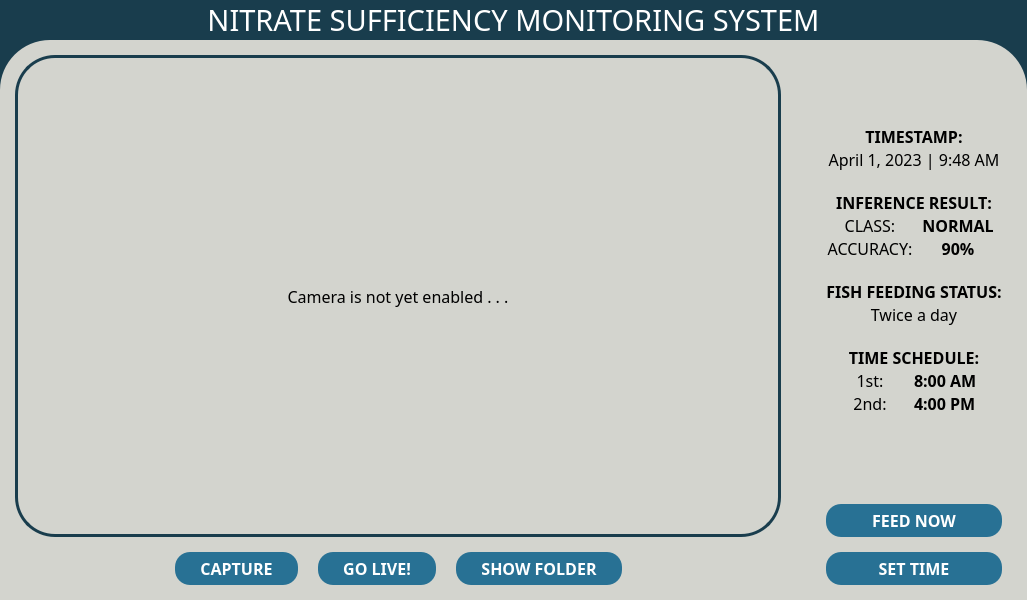
<?xml version="1.0" encoding="UTF-8"?>
<ui version="4.0">
 <class>MainWindow</class>
 <widget class="QMainWindow" name="MainWindow">
  <property name="enabled">
   <bool>true</bool>
  </property>
  <property name="geometry">
   <rect>
    <x>0</x>
    <y>0</y>
    <width>1027</width>
    <height>600</height>
   </rect>
  </property>
  <property name="windowTitle">
   <string>Nutrient Sufficiency Monitoring System</string>
  </property>
  <property name="styleSheet">
   <string notr="true">*{
	background-color: rgb(25, 61, 77);
}</string>
  </property>
  <widget class="QWidget" name="centralwidget">
   <layout class="QVBoxLayout" name="verticalLayout" stretch="0,0">
    <property name="spacing">
     <number>0</number>
    </property>
    <property name="leftMargin">
     <number>0</number>
    </property>
    <property name="topMargin">
     <number>0</number>
    </property>
    <property name="rightMargin">
     <number>0</number>
    </property>
    <property name="bottomMargin">
     <number>0</number>
    </property>
    <item>
     <widget class="QLabel" name="appTitle">
      <property name="sizePolicy">
       <sizepolicy hsizetype="Preferred" vsizetype="Preferred">
        <horstretch>0</horstretch>
        <verstretch>0</verstretch>
       </sizepolicy>
      </property>
      <property name="palette">
       <palette>
        <active>
         <colorrole role="WindowText">
          <brush brushstyle="SolidPattern">
           <color alpha="255">
            <red>255</red>
            <green>255</green>
            <blue>255</blue>
           </color>
          </brush>
         </colorrole>
         <colorrole role="Button">
          <brush brushstyle="SolidPattern">
           <color alpha="0">
            <red>255</red>
            <green>255</green>
            <blue>255</blue>
           </color>
          </brush>
         </colorrole>
         <colorrole role="Text">
          <brush brushstyle="SolidPattern">
           <color alpha="255">
            <red>255</red>
            <green>255</green>
            <blue>255</blue>
           </color>
          </brush>
         </colorrole>
         <colorrole role="ButtonText">
          <brush brushstyle="SolidPattern">
           <color alpha="255">
            <red>255</red>
            <green>255</green>
            <blue>255</blue>
           </color>
          </brush>
         </colorrole>
         <colorrole role="Base">
          <brush brushstyle="SolidPattern">
           <color alpha="0">
            <red>255</red>
            <green>255</green>
            <blue>255</blue>
           </color>
          </brush>
         </colorrole>
         <colorrole role="Window">
          <brush brushstyle="SolidPattern">
           <color alpha="0">
            <red>255</red>
            <green>255</green>
            <blue>255</blue>
           </color>
          </brush>
         </colorrole>
         <colorrole role="PlaceholderText">
          <brush brushstyle="NoBrush">
           <color alpha="128">
            <red>255</red>
            <green>255</green>
            <blue>255</blue>
           </color>
          </brush>
         </colorrole>
        </active>
        <inactive>
         <colorrole role="WindowText">
          <brush brushstyle="SolidPattern">
           <color alpha="255">
            <red>255</red>
            <green>255</green>
            <blue>255</blue>
           </color>
          </brush>
         </colorrole>
         <colorrole role="Button">
          <brush brushstyle="SolidPattern">
           <color alpha="0">
            <red>255</red>
            <green>255</green>
            <blue>255</blue>
           </color>
          </brush>
         </colorrole>
         <colorrole role="Text">
          <brush brushstyle="SolidPattern">
           <color alpha="255">
            <red>255</red>
            <green>255</green>
            <blue>255</blue>
           </color>
          </brush>
         </colorrole>
         <colorrole role="ButtonText">
          <brush brushstyle="SolidPattern">
           <color alpha="255">
            <red>255</red>
            <green>255</green>
            <blue>255</blue>
           </color>
          </brush>
         </colorrole>
         <colorrole role="Base">
          <brush brushstyle="SolidPattern">
           <color alpha="0">
            <red>255</red>
            <green>255</green>
            <blue>255</blue>
           </color>
          </brush>
         </colorrole>
         <colorrole role="Window">
          <brush brushstyle="SolidPattern">
           <color alpha="0">
            <red>255</red>
            <green>255</green>
            <blue>255</blue>
           </color>
          </brush>
         </colorrole>
         <colorrole role="PlaceholderText">
          <brush brushstyle="NoBrush">
           <color alpha="128">
            <red>255</red>
            <green>255</green>
            <blue>255</blue>
           </color>
          </brush>
         </colorrole>
        </inactive>
        <disabled>
         <colorrole role="WindowText">
          <brush brushstyle="SolidPattern">
           <color alpha="255">
            <red>255</red>
            <green>255</green>
            <blue>255</blue>
           </color>
          </brush>
         </colorrole>
         <colorrole role="Button">
          <brush brushstyle="SolidPattern">
           <color alpha="0">
            <red>255</red>
            <green>255</green>
            <blue>255</blue>
           </color>
          </brush>
         </colorrole>
         <colorrole role="Text">
          <brush brushstyle="SolidPattern">
           <color alpha="255">
            <red>255</red>
            <green>255</green>
            <blue>255</blue>
           </color>
          </brush>
         </colorrole>
         <colorrole role="ButtonText">
          <brush brushstyle="SolidPattern">
           <color alpha="255">
            <red>255</red>
            <green>255</green>
            <blue>255</blue>
           </color>
          </brush>
         </colorrole>
         <colorrole role="Base">
          <brush brushstyle="SolidPattern">
           <color alpha="0">
            <red>255</red>
            <green>255</green>
            <blue>255</blue>
           </color>
          </brush>
         </colorrole>
         <colorrole role="Window">
          <brush brushstyle="SolidPattern">
           <color alpha="0">
            <red>255</red>
            <green>255</green>
            <blue>255</blue>
           </color>
          </brush>
         </colorrole>
         <colorrole role="PlaceholderText">
          <brush brushstyle="NoBrush">
           <color alpha="128">
            <red>255</red>
            <green>255</green>
            <blue>255</blue>
           </color>
          </brush>
         </colorrole>
        </disabled>
       </palette>
      </property>
      <property name="font">
       <font>
        <family>Poppins Medium</family>
        <pointsize>22</pointsize>
       </font>
      </property>
      <property name="autoFillBackground">
       <bool>false</bool>
      </property>
      <property name="styleSheet">
       <string notr="true">QLabel {
	background-color: rgba(255, 255, 255, 0);
	color: rgba(255, 255, 255, 255);
}</string>
      </property>
      <property name="text">
       <string>NITRATE SUFFICIENCY MONITORING SYSTEM</string>
      </property>
      <property name="alignment">
       <set>Qt::AlignCenter</set>
      </property>
     </widget>
    </item>
    <item>
     <widget class="QFrame" name="mainFrame">
      <property name="styleSheet">
       <string notr="true">QFrame {
	background-color: rgb(211, 212, 206);
	border-top-left-radius: 50px;
    border-top-right-radius: 50px;
}</string>
      </property>
      <property name="frameShape">
       <enum>QFrame::StyledPanel</enum>
      </property>
      <property name="frameShadow">
       <enum>QFrame::Raised</enum>
      </property>
      <layout class="QHBoxLayout" name="horizontalLayout" stretch="1,0,0">
       <property name="spacing">
        <number>5</number>
       </property>
       <property name="leftMargin">
        <number>15</number>
       </property>
       <property name="topMargin">
        <number>15</number>
       </property>
       <property name="rightMargin">
        <number>25</number>
       </property>
       <property name="bottomMargin">
        <number>15</number>
       </property>
       <item>
        <layout class="QVBoxLayout" name="cameraLayout" stretch="1,0">
         <property name="spacing">
          <number>15</number>
         </property>
         <item>
          <widget class="QLabel" name="cameraPreviewHolder">
           <property name="sizePolicy">
            <sizepolicy hsizetype="Preferred" vsizetype="Preferred">
             <horstretch>0</horstretch>
             <verstretch>0</verstretch>
            </sizepolicy>
           </property>
           <property name="palette">
            <palette>
             <active>
              <colorrole role="WindowText">
               <brush brushstyle="SolidPattern">
                <color alpha="255">
                 <red>0</red>
                 <green>0</green>
                 <blue>0</blue>
                </color>
               </brush>
              </colorrole>
              <colorrole role="Button">
               <brush brushstyle="SolidPattern">
                <color alpha="0">
                 <red>255</red>
                 <green>255</green>
                 <blue>255</blue>
                </color>
               </brush>
              </colorrole>
              <colorrole role="Text">
               <brush brushstyle="SolidPattern">
                <color alpha="255">
                 <red>0</red>
                 <green>0</green>
                 <blue>0</blue>
                </color>
               </brush>
              </colorrole>
              <colorrole role="ButtonText">
               <brush brushstyle="SolidPattern">
                <color alpha="255">
                 <red>0</red>
                 <green>0</green>
                 <blue>0</blue>
                </color>
               </brush>
              </colorrole>
              <colorrole role="Base">
               <brush brushstyle="SolidPattern">
                <color alpha="0">
                 <red>255</red>
                 <green>255</green>
                 <blue>255</blue>
                </color>
               </brush>
              </colorrole>
              <colorrole role="Window">
               <brush brushstyle="SolidPattern">
                <color alpha="0">
                 <red>255</red>
                 <green>255</green>
                 <blue>255</blue>
                </color>
               </brush>
              </colorrole>
              <colorrole role="PlaceholderText">
               <brush brushstyle="NoBrush">
                <color alpha="128">
                 <red>0</red>
                 <green>0</green>
                 <blue>0</blue>
                </color>
               </brush>
              </colorrole>
             </active>
             <inactive>
              <colorrole role="WindowText">
               <brush brushstyle="SolidPattern">
                <color alpha="255">
                 <red>0</red>
                 <green>0</green>
                 <blue>0</blue>
                </color>
               </brush>
              </colorrole>
              <colorrole role="Button">
               <brush brushstyle="SolidPattern">
                <color alpha="0">
                 <red>255</red>
                 <green>255</green>
                 <blue>255</blue>
                </color>
               </brush>
              </colorrole>
              <colorrole role="Text">
               <brush brushstyle="SolidPattern">
                <color alpha="255">
                 <red>0</red>
                 <green>0</green>
                 <blue>0</blue>
                </color>
               </brush>
              </colorrole>
              <colorrole role="ButtonText">
               <brush brushstyle="SolidPattern">
                <color alpha="255">
                 <red>0</red>
                 <green>0</green>
                 <blue>0</blue>
                </color>
               </brush>
              </colorrole>
              <colorrole role="Base">
               <brush brushstyle="SolidPattern">
                <color alpha="0">
                 <red>255</red>
                 <green>255</green>
                 <blue>255</blue>
                </color>
               </brush>
              </colorrole>
              <colorrole role="Window">
               <brush brushstyle="SolidPattern">
                <color alpha="0">
                 <red>255</red>
                 <green>255</green>
                 <blue>255</blue>
                </color>
               </brush>
              </colorrole>
              <colorrole role="PlaceholderText">
               <brush brushstyle="NoBrush">
                <color alpha="128">
                 <red>0</red>
                 <green>0</green>
                 <blue>0</blue>
                </color>
               </brush>
              </colorrole>
             </inactive>
             <disabled>
              <colorrole role="WindowText">
               <brush brushstyle="SolidPattern">
                <color alpha="255">
                 <red>0</red>
                 <green>0</green>
                 <blue>0</blue>
                </color>
               </brush>
              </colorrole>
              <colorrole role="Button">
               <brush brushstyle="SolidPattern">
                <color alpha="0">
                 <red>255</red>
                 <green>255</green>
                 <blue>255</blue>
                </color>
               </brush>
              </colorrole>
              <colorrole role="Text">
               <brush brushstyle="SolidPattern">
                <color alpha="255">
                 <red>0</red>
                 <green>0</green>
                 <blue>0</blue>
                </color>
               </brush>
              </colorrole>
              <colorrole role="ButtonText">
               <brush brushstyle="SolidPattern">
                <color alpha="255">
                 <red>0</red>
                 <green>0</green>
                 <blue>0</blue>
                </color>
               </brush>
              </colorrole>
              <colorrole role="Base">
               <brush brushstyle="SolidPattern">
                <color alpha="0">
                 <red>255</red>
                 <green>255</green>
                 <blue>255</blue>
                </color>
               </brush>
              </colorrole>
              <colorrole role="Window">
               <brush brushstyle="SolidPattern">
                <color alpha="0">
                 <red>255</red>
                 <green>255</green>
                 <blue>255</blue>
                </color>
               </brush>
              </colorrole>
              <colorrole role="PlaceholderText">
               <brush brushstyle="NoBrush">
                <color alpha="128">
                 <red>0</red>
                 <green>0</green>
                 <blue>0</blue>
                </color>
               </brush>
              </colorrole>
             </disabled>
            </palette>
           </property>
           <property name="font">
            <font>
             <family>Poppins Medium</family>
             <pointsize>12</pointsize>
            </font>
           </property>
           <property name="autoFillBackground">
            <bool>false</bool>
           </property>
           <property name="styleSheet">
            <string notr="true">QLabel {
	background-color: rgba(255, 255, 255, 0);
	color: rgba(0, 0, 0, 255);
	border: 3px solid rgb(25, 61, 77);
	border-radius: 40px;
}</string>
           </property>
           <property name="frameShape">
            <enum>QFrame::Box</enum>
           </property>
           <property name="frameShadow">
            <enum>QFrame::Plain</enum>
           </property>
           <property name="lineWidth">
            <number>1</number>
           </property>
           <property name="text">
            <string>Camera is not yet enabled . . .</string>
           </property>
           <property name="alignment">
            <set>Qt::AlignCenter</set>
           </property>
          </widget>
         </item>
         <item>
          <layout class="QHBoxLayout" name="horizontalLayout_3">
           <property name="spacing">
            <number>20</number>
           </property>
           <item>
            <spacer name="leftSpacer">
             <property name="orientation">
              <enum>Qt::Horizontal</enum>
             </property>
             <property name="sizeType">
              <enum>QSizePolicy::Expanding</enum>
             </property>
             <property name="sizeHint" stdset="0">
              <size>
               <width>40</width>
               <height>20</height>
              </size>
             </property>
            </spacer>
           </item>
           <item>
            <widget class="QPushButton" name="captureBtn">
             <property name="font">
              <font>
               <family>Poppins</family>
               <pointsize>12</pointsize>
               <weight>75</weight>
               <bold>true</bold>
              </font>
             </property>
             <property name="styleSheet">
              <string notr="true">QPushButton {
    background-color: #287194;
    color: white;
    border-radius: 15px;
    border: none;
    padding: 5px 25px;
}

QPushButton:hover {
    background-color: #1F5773;
}

QPushButton:pressed {
    background-color: #193D4D;
}</string>
             </property>
             <property name="text">
              <string>CAPTURE</string>
             </property>
            </widget>
           </item>
           <item>
            <widget class="QPushButton" name="liveFeedBtn">
             <property name="font">
              <font>
               <family>Poppins</family>
               <pointsize>12</pointsize>
               <weight>75</weight>
               <bold>true</bold>
              </font>
             </property>
             <property name="styleSheet">
              <string notr="true">QPushButton {
    background-color: #287194;
    color: white;
    border-radius: 15px;
    border: none;
    padding: 5px 25px;
}

QPushButton:hover {
    background-color: #1F5773;
}

QPushButton:pressed {
    background-color: #193D4D;
}</string>
             </property>
             <property name="text">
              <string>GO LIVE!</string>
             </property>
            </widget>
           </item>
           <item>
            <widget class="QPushButton" name="showFolderBtn">
             <property name="font">
              <font>
               <family>Poppins</family>
               <pointsize>12</pointsize>
               <weight>75</weight>
               <bold>true</bold>
              </font>
             </property>
             <property name="styleSheet">
              <string notr="true">QPushButton {
    background-color: #287194;
    color: white;
    border-radius: 15px;
    border: none;
    padding: 5px 25px;
}

QPushButton:hover {
    background-color: #1F5773;
}

QPushButton:pressed {
    background-color: #193D4D;
}</string>
             </property>
             <property name="text">
              <string>SHOW FOLDER</string>
             </property>
            </widget>
           </item>
           <item>
            <spacer name="rightSpacer">
             <property name="orientation">
              <enum>Qt::Horizontal</enum>
             </property>
             <property name="sizeHint" stdset="0">
              <size>
               <width>40</width>
               <height>20</height>
              </size>
             </property>
            </spacer>
           </item>
          </layout>
         </item>
        </layout>
       </item>
       <item>
        <spacer name="horizontalSpacer">
         <property name="orientation">
          <enum>Qt::Horizontal</enum>
         </property>
         <property name="sizeHint" stdset="0">
          <size>
           <width>40</width>
           <height>20</height>
          </size>
         </property>
        </spacer>
       </item>
       <item>
        <layout class="QVBoxLayout" name="fishFeederLayout">
         <property name="spacing">
          <number>20</number>
         </property>
         <item>
          <spacer name="verticalSpacer_2">
           <property name="orientation">
            <enum>Qt::Vertical</enum>
           </property>
           <property name="sizeHint" stdset="0">
            <size>
             <width>20</width>
             <height>40</height>
            </size>
           </property>
          </spacer>
         </item>
         <item>
          <layout class="QVBoxLayout" name="currentTimeLayout">
           <property name="spacing">
            <number>0</number>
           </property>
           <item>
            <widget class="QLabel" name="currentTimeTitle">
             <property name="font">
              <font>
               <family>Poppins</family>
               <pointsize>12</pointsize>
               <weight>75</weight>
               <bold>true</bold>
              </font>
             </property>
             <property name="text">
              <string>TIMESTAMP:</string>
             </property>
             <property name="alignment">
              <set>Qt::AlignCenter</set>
             </property>
            </widget>
           </item>
           <item>
            <widget class="QLabel" name="currentTimeLabel">
             <property name="font">
              <font>
               <family>Poppins</family>
               <pointsize>12</pointsize>
              </font>
             </property>
             <property name="text">
              <string>April 1, 2023 | 9:48 AM</string>
             </property>
             <property name="alignment">
              <set>Qt::AlignCenter</set>
             </property>
            </widget>
           </item>
          </layout>
         </item>
         <item>
          <layout class="QVBoxLayout" name="inferenceResultLayout">
           <property name="spacing">
            <number>0</number>
           </property>
           <item>
            <widget class="QLabel" name="inferenceResultTitle">
             <property name="font">
              <font>
               <family>Poppins</family>
               <pointsize>12</pointsize>
               <weight>75</weight>
               <bold>true</bold>
              </font>
             </property>
             <property name="text">
              <string>INFERENCE RESULT:</string>
             </property>
             <property name="alignment">
              <set>Qt::AlignCenter</set>
             </property>
            </widget>
           </item>
           <item>
            <layout class="QHBoxLayout" name="horizontalLayout_5">
             <item>
              <widget class="QLabel" name="classTitle">
               <property name="font">
                <font>
                 <family>Poppins</family>
                 <pointsize>12</pointsize>
                </font>
               </property>
               <property name="text">
                <string>CLASS:</string>
               </property>
               <property name="alignment">
                <set>Qt::AlignCenter</set>
               </property>
              </widget>
             </item>
             <item>
              <widget class="QLabel" name="classificationResultLabel">
               <property name="font">
                <font>
                 <family>Poppins</family>
                 <pointsize>12</pointsize>
                 <weight>75</weight>
                 <bold>true</bold>
                </font>
               </property>
               <property name="text">
                <string>NORMAL</string>
               </property>
               <property name="alignment">
                <set>Qt::AlignCenter</set>
               </property>
              </widget>
             </item>
            </layout>
           </item>
           <item>
            <layout class="QHBoxLayout" name="horizontalLayout_4">
             <item>
              <widget class="QLabel" name="accuracyTitle">
               <property name="font">
                <font>
                 <family>Poppins</family>
                 <pointsize>12</pointsize>
                </font>
               </property>
               <property name="text">
                <string>ACCURACY:</string>
               </property>
               <property name="alignment">
                <set>Qt::AlignCenter</set>
               </property>
              </widget>
             </item>
             <item>
              <widget class="QLabel" name="accuracyResult">
               <property name="font">
                <font>
                 <family>Poppins</family>
                 <pointsize>12</pointsize>
                 <weight>75</weight>
                 <bold>true</bold>
                </font>
               </property>
               <property name="text">
                <string>90%</string>
               </property>
               <property name="alignment">
                <set>Qt::AlignCenter</set>
               </property>
              </widget>
             </item>
            </layout>
           </item>
          </layout>
         </item>
         <item>
          <layout class="QVBoxLayout" name="fishFeedingStatusLayout">
           <property name="spacing">
            <number>0</number>
           </property>
           <item>
            <widget class="QLabel" name="fishFeedingStatusTitle">
             <property name="font">
              <font>
               <family>Poppins</family>
               <pointsize>12</pointsize>
               <weight>75</weight>
               <bold>true</bold>
              </font>
             </property>
             <property name="text">
              <string>FISH FEEDING STATUS:</string>
             </property>
             <property name="alignment">
              <set>Qt::AlignCenter</set>
             </property>
            </widget>
           </item>
           <item>
            <widget class="QLabel" name="fishFeedingStatusResult">
             <property name="font">
              <font>
               <family>Poppins</family>
               <pointsize>12</pointsize>
              </font>
             </property>
             <property name="text">
              <string>Twice a day</string>
             </property>
             <property name="alignment">
              <set>Qt::AlignCenter</set>
             </property>
            </widget>
           </item>
          </layout>
         </item>
         <item>
          <layout class="QVBoxLayout" name="timeScheduleLayout">
           <property name="spacing">
            <number>0</number>
           </property>
           <item>
            <widget class="QLabel" name="timeScheduleTitle">
             <property name="font">
              <font>
               <family>Poppins</family>
               <pointsize>12</pointsize>
               <weight>75</weight>
               <bold>true</bold>
              </font>
             </property>
             <property name="text">
              <string>TIME SCHEDULE:</string>
             </property>
             <property name="alignment">
              <set>Qt::AlignCenter</set>
             </property>
            </widget>
           </item>
           <item>
            <layout class="QHBoxLayout" name="horizontalLayout_7">
             <item>
              <widget class="QLabel" name="firstSchedTitle">
               <property name="font">
                <font>
                 <family>Poppins</family>
                 <pointsize>12</pointsize>
                </font>
               </property>
               <property name="text">
                <string>1st:</string>
               </property>
               <property name="alignment">
                <set>Qt::AlignCenter</set>
               </property>
              </widget>
             </item>
             <item>
              <widget class="QLabel" name="firstSchedResult">
               <property name="font">
                <font>
                 <family>Poppins</family>
                 <pointsize>12</pointsize>
                 <weight>75</weight>
                 <bold>true</bold>
                </font>
               </property>
               <property name="text">
                <string>8:00 AM</string>
               </property>
               <property name="alignment">
                <set>Qt::AlignLeading|Qt::AlignLeft|Qt::AlignVCenter</set>
               </property>
              </widget>
             </item>
            </layout>
           </item>
           <item>
            <layout class="QHBoxLayout" name="horizontalLayout_6">
             <item>
              <widget class="QLabel" name="secondSchedTitle">
               <property name="font">
                <font>
                 <family>Poppins</family>
                 <pointsize>12</pointsize>
                </font>
               </property>
               <property name="text">
                <string>2nd:</string>
               </property>
               <property name="alignment">
                <set>Qt::AlignCenter</set>
               </property>
              </widget>
             </item>
             <item>
              <widget class="QLabel" name="secondSchedResult">
               <property name="font">
                <font>
                 <family>Poppins</family>
                 <pointsize>12</pointsize>
                 <weight>75</weight>
                 <bold>true</bold>
                </font>
               </property>
               <property name="text">
                <string>4:00 PM</string>
               </property>
               <property name="alignment">
                <set>Qt::AlignLeading|Qt::AlignLeft|Qt::AlignVCenter</set>
               </property>
              </widget>
             </item>
            </layout>
           </item>
          </layout>
         </item>
         <item>
          <spacer name="verticalSpacer">
           <property name="orientation">
            <enum>Qt::Vertical</enum>
           </property>
           <property name="sizeHint" stdset="0">
            <size>
             <width>20</width>
             <height>40</height>
            </size>
           </property>
          </spacer>
         </item>
         <item>
          <layout class="QVBoxLayout" name="feedingSchedBtns">
           <property name="spacing">
            <number>15</number>
           </property>
           <item>
            <widget class="QPushButton" name="feedNowBtn">
             <property name="font">
              <font>
               <family>Poppins</family>
               <pointsize>12</pointsize>
               <weight>75</weight>
               <bold>true</bold>
              </font>
             </property>
             <property name="styleSheet">
              <string notr="true">QPushButton {
    background-color: #287194;
    color: white;
    border-radius: 15px;
    border: none;
    padding: 5px 25px;
}

QPushButton:hover {
    background-color: #1F5773;
}

QPushButton:pressed {
    background-color: #193D4D;
}</string>
             </property>
             <property name="text">
              <string>FEED NOW</string>
             </property>
            </widget>
           </item>
           <item>
            <widget class="QPushButton" name="setTimeBtn">
             <property name="font">
              <font>
               <family>Poppins</family>
               <pointsize>12</pointsize>
               <weight>75</weight>
               <bold>true</bold>
              </font>
             </property>
             <property name="styleSheet">
              <string notr="true">QPushButton {
    background-color: #287194;
    color: white;
    border-radius: 15px;
    border: none;
    padding: 5px 25px;
}

QPushButton:hover {
    background-color: #1F5773;
}

QPushButton:pressed {
    background-color: #193D4D;
}</string>
             </property>
             <property name="text">
              <string>SET TIME</string>
             </property>
            </widget>
           </item>
          </layout>
         </item>
        </layout>
       </item>
      </layout>
     </widget>
    </item>
   </layout>
  </widget>
 </widget>
 <resources/>
 <connections/>
</ui>
